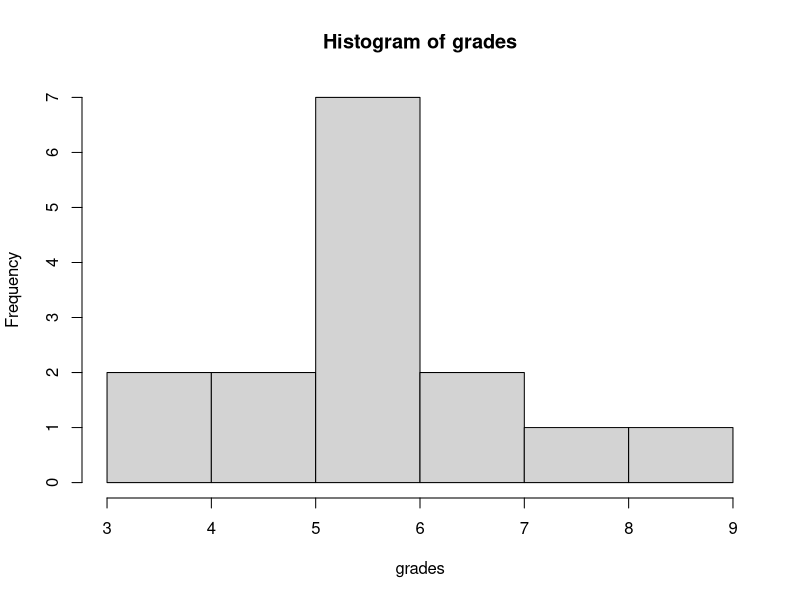
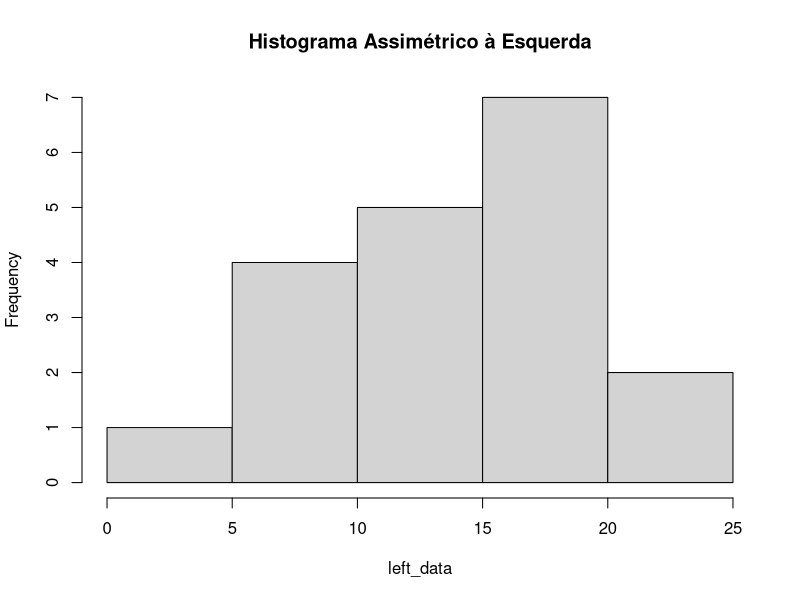
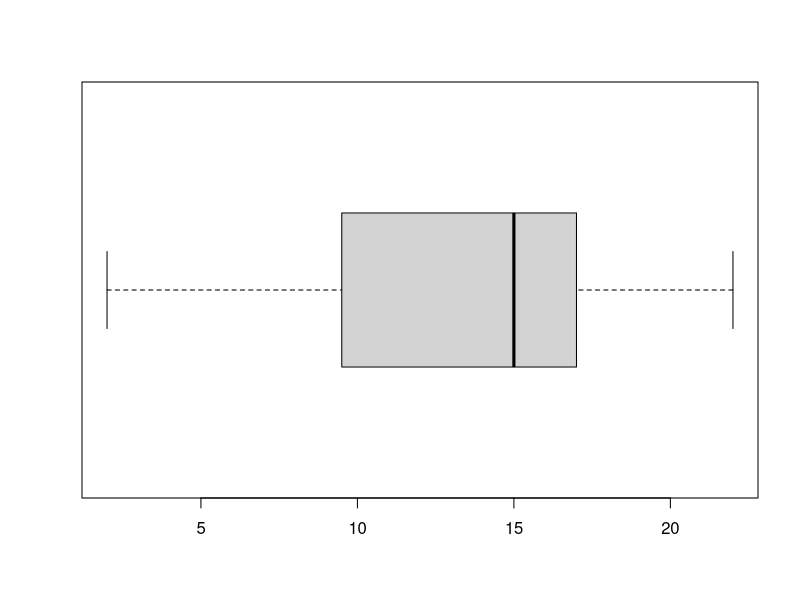
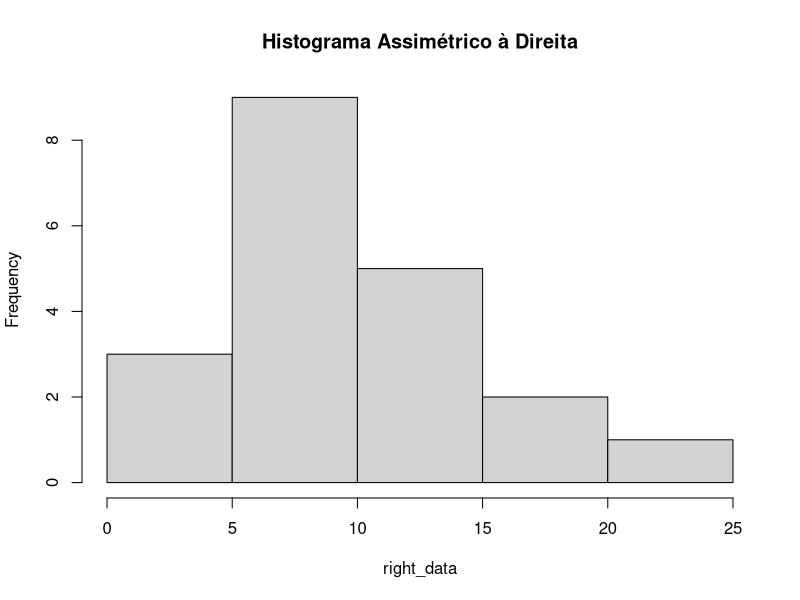
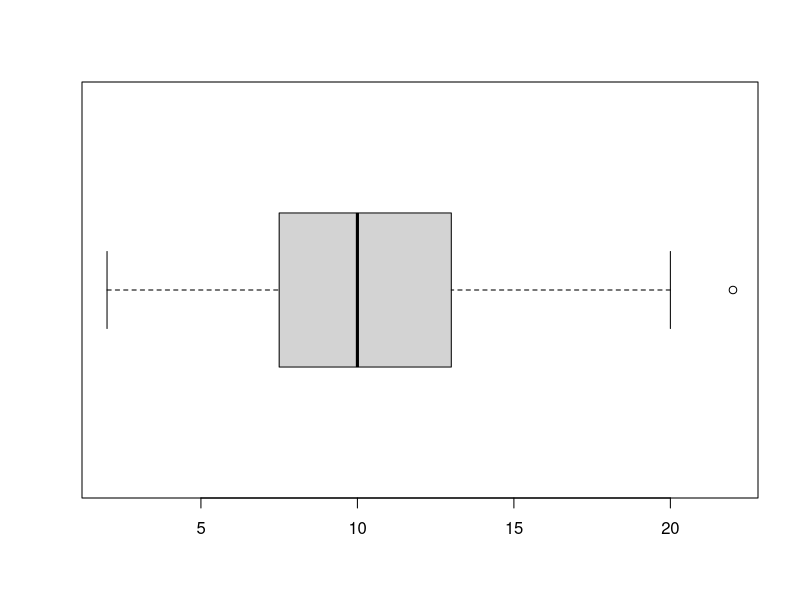
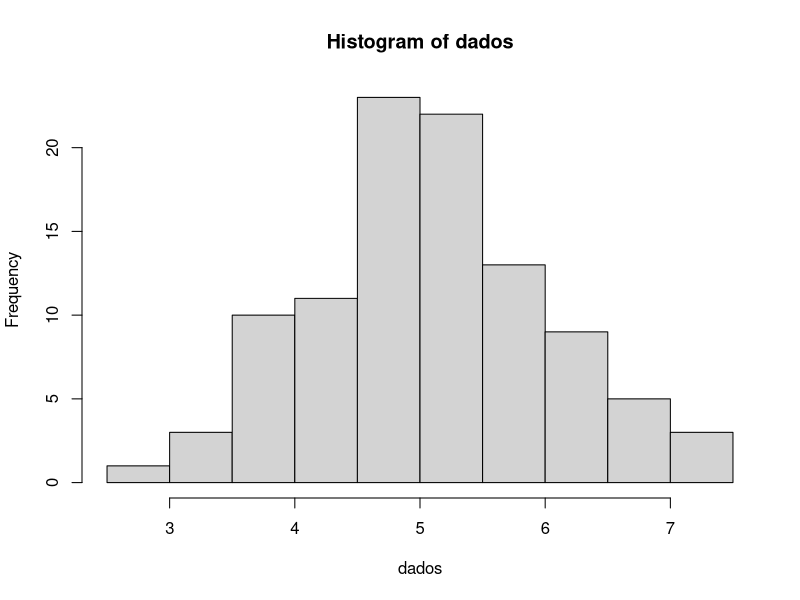
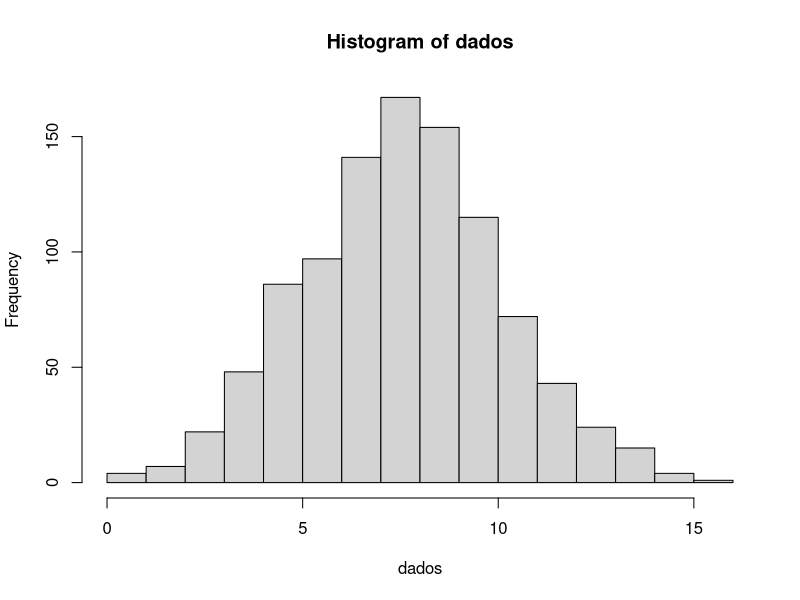

These figures' R source, in order: (Note: this script raises an error after producing the figures.)
# ---------------- Assimetria ---------------------

install.packages("e1071")
library(e1071)

grades <- c(3, 4, 5, 5, 6, 6, 6, 6, 6, 6, 6, 7, 7, 8, 9)

histogram <- hist(grades)

asymmetry <- skewness(grades)
asymmetry

left_data <- c(
    2, 6, 7, 8, 8, 17, 18, 16, 11, 11,
    13, 14, 16, 17, 15, 17, 20, 21, 22
)

histogram <- hist(left_data, main = "Histograma Assimétrico à Esquerda")

asymmetry <- skewness(left_data)
asymmetry

mean(left_data)
median(left_data)
pearson <- (mean(left_data) - median(left_data)) / sd(left_data)
pearson

asymmetry <- skewness(left_data)
asymmetry

boxplot(left_data, horizontal = TRUE)

right_data <- c(
    2, 4, 5, 6, 7, 8, 8, 9, 9, 10, 10, 10,
    11, 12, 13, 13, 15, 19, 20, 22
)

histogram <- hist(right_data, main = "Histograma Assimétrico à Direita")

mean(right_data)
median(right_data)

pearson <- (mean(right_data) - median(right_data)) / sd(right_data)
pearson

asymmetry <- skewness(right_data)
asymmetry

boxplot(right_data, horizontal = TRUE)

# Assimetria  ... outros exemplos

set.seed(123)
dados <- c(rnorm(100, mean = 5, sd = 1))
histogram <- hist(dados)

mean(dados)
median(dados)
pearson <- (mean(dados) - median(dados)) / sd(dados)
pearson
asymmetry <- skewness(dados)
asymmetry


dados <- rnorm(1000, mean = 7.5, sd = 2.5)
histogram <- hist(dados)

mean(dados)
median(dados)
pearson <- (mean(dados) - median(dados)) / sd(dados)
pearson
asymmetry <- skewness(dados)
asymmetry


# ------------ Outras Assimetrias ----------------

# Gerar n notas aleatórias

numnotas <- scan()

dados <- runif(numnotas, min = 4, max = 10)

hist(dados)

# Calcular média, mediana e desvio padrão
media <- mean(dados)
mediana <- median(dados)
desvio_padrao <- sd(dados)

# Calcular os quartis
Q1 <- quantile(dados, 0.25)
Q2 <- quantile(dados, 0.50)
Q3 <- quantile(dados, 0.75)

# Coef. Assimetria de Pearson (Primeira Fórmula)
assimetria_pearson1 <- (media - mediana) / desvio_padrao

# Coef. Assimetria de Pearson (Segunda Fórmula)
assimetria_pearson2 <- 3 * (media - mediana) / desvio_padrao

# Coef. Assimetria de Bowley
assimetria_bowley <- (Q3 + Q1 - 2 * Q2) / (Q3 - Q1)

# Coef. Assimetria usando a função skewness() do pacote e1071
assimetria_e1071 <- skewness(dados)

# Exibindo os resultados
print(paste("Coef. Assimetria de Pearson (Primeira Fórmula):", assimetria_pearson1))
print(paste("Coef. Assimetria de Pearson (Segunda Fórmula):", assimetria_pearson2))
print(paste("Coef. Assimetria de Bowley:", assimetria_bowley))
print(paste("Coef. Assimetria calculado pelo pacote e1071:", assimetria_e1071))
